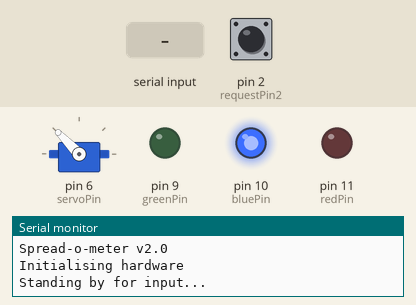
This sketch was run on a simulated Arduino Uno, built with avr-gcc and run on an emulated ATmega328P. Shown: servo, output pins drawn as LEDs (lit = HIGH), the last lines printed to the serial monitor. Inputs (shaded band) come from the test bench; at power-on: pin 2 (requestPin2) HIGH.

Above: at 3.2 s.
3.3 s: "90,45,200\n" received over Serial
At 3.7 s:
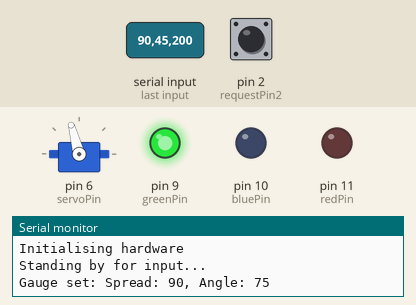
4.8 s: "30,150,10\n" received over Serial
At 6.0 s:
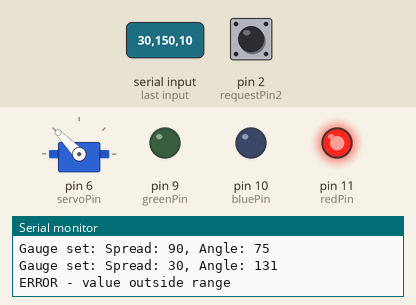
6.3 s: pin 2 (requestPin2) pulled LOW for 0.15 s
At 6.7 s:
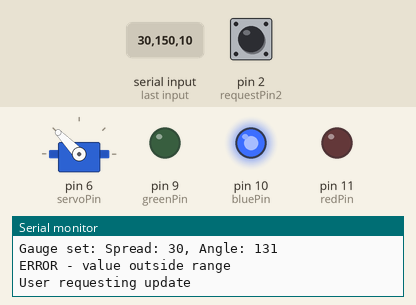
7.9 s: "1,90,45\n" received over Serial
At 8.3 s:
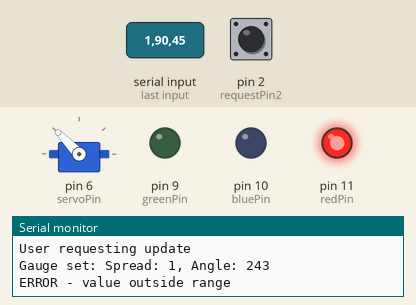
9.4 s: pin 2 (requestPin2) pulled LOW for 1 s
At 10.3 s:
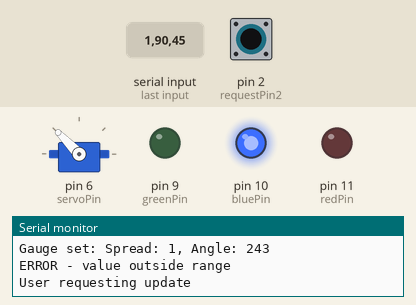
Timing chart, 0 to 12.4 s (numbered marks = the images above; inputs shaded):
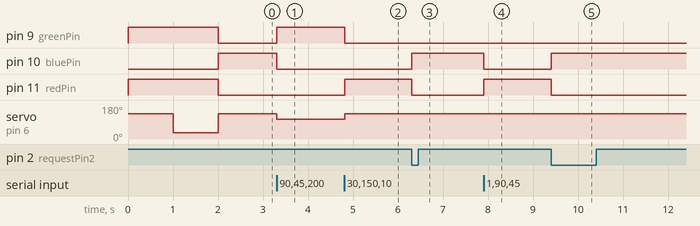

The sketch:

spreadometer_v3_1.ino
```cpp
//Spreadometer controls v3.1
//Oliver Binns 2014

//This code is inteded to be loaded onto an Arduino-based spread-o-meter control board v3 and above
//The code requries a connection to the spread-o-meter control program on a PC
//Requires capacitive sensor library v4 on compile (arduino.cc/capcitive)


//Start by defining objects and associated variables

//Define object for servo motor
#include <Servo.h>
Servo myServo;

//Define variables for needle movement
int del=50;
int newVal = 0;
int angle = 0;
int minVal = 200;
int maxVal = 300;
int minAngle = 46;
int maxAngle = 146;

//Define variables for request button threshold and request status monitoring
int capacThresh = 1000;
int req=0;

//Define pin settings
const int greenPin=9;                 //Tri-colour LED green pin
const int bluePin=10;                 //Tri-colour LED blue pin
const int redPin=11;                  //Tri-colour LED red pin
const int requestPin1=4;              //Request button pin 1
const int requestPin2=2;              //Request button pin 2
const int servoPin=6;                 //Servo motor pin

//Define object for capacitive request button and assign pins
#include <CapacitiveSensor.h>
CapacitiveSensor capSensor = CapacitiveSensor(requestPin1,requestPin2);


//Setup routine
void setup() {
  //Set-up serial communications
  Serial.begin(9600);
  Serial.print("Spread-o-meter v2.0 \n");
  Serial.print("Initialising hardware \n");

  //Set up LED pins
  pinMode(greenPin,OUTPUT);
  pinMode(redPin,OUTPUT);
  pinMode(bluePin,OUTPUT);

  //Set the initial LED colour (orange)
  digitalWrite(redPin,HIGH);
  digitalWrite(greenPin,HIGH);

  //Set the servo pin to the servo object
  myServo.attach(servoPin);

  //Check the servo by running through the range
  myServo.write(180-minAngle);
  delay(1000);
  myServo.write(180-maxAngle);
  delay(1000);
  myServo.write(180-minAngle);

  //Indicate to the spread-o-meter control that the system is ready
  Serial.print("Standing by for input... \n");

  //Set the LED to the ready state (blue)
  digitalWrite(redPin,LOW);
  digitalWrite(greenPin,LOW);
  digitalWrite(bluePin,HIGH);

}


// Main program routine, which loops until the system is powered down:
void loop() {

  //Parse any incoming serial messages from the PC
  if (Serial.available() > 0) {
    //Reset the request state to false
    req=0;

    // Read the incoming data
    // Expecting three integers separated by commas then newline: value,min,max\n
    newVal = Serial.parseInt();
    minVal = Serial.parseInt();
    maxVal = Serial.parseInt();

    //When the new line command is received, process the values
    if (Serial.read() == '\n') {
      if (newVal==-1 && minVal == -1){
        //Ping request sent by control software - send response
        Serial.print("PING-SPREADOMETER-");
        Serial.print(maxVal);
        Serial.print('\n');
      }
      else {
        //Update request

        //Calculate angle
        angle = map(newVal, minVal, maxVal, minAngle, maxAngle);

        //Send a confirmation reply to the PC with the value and angle
        Serial.print("Gauge set: ");
        Serial.print("Spread: ");
        Serial.print(newVal);
        Serial.print(", ");
        Serial.print("Angle: ");
        Serial.print(angle);
        Serial.print('\n');

        //Deal with error values (over-range)
        if(newVal < minVal || newVal > maxVal){
          //Set the servo to zero angle
          myServo.write(180-minAngle);

          //Send an error message reply to the PC
          Serial.print("ERROR - value outside range");
          Serial.print('\n');

          //Set the LED to red
          digitalWrite(redPin,HIGH);
          digitalWrite(greenPin,LOW);
          digitalWrite(bluePin,LOW);

        }
        else {
          //Set the servo
          myServo.write(180-angle);

          //Set the LED to green
          digitalWrite(redPin,LOW);
          digitalWrite(greenPin,HIGH);
          digitalWrite(bluePin,LOW);
        }
      }
    }
  }

  //Check to see if the request button has been pressed
  long sensorValue = capSensor.capacitiveSensor(30);
  if(sensorValue > capacThresh && req==0){
        //Set the sero to the minumumum angle
        myServo.write(180-minAngle);

        //Set the LED to blue
        digitalWrite(redPin,LOW);
        digitalWrite(greenPin,LOW);
        digitalWrite(bluePin,HIGH);

        //Send a request message to the PC
        Serial.print("User requesting update");
        Serial.print('\n');

        //Set the request state to true until the system responds (prevents multiple requests)
        req=1;
  }


}
```

Measured:
- after the input at 3.3 s, pin 9 (greenPin): LOW → HIGH at once; pin 10 (bluePin): HIGH → LOW at once; servo on pin 6 (servoPin): 134° → 105° at once
- after the input at 4.8 s, pin 9 (greenPin): HIGH → LOW at once; pin 11 (redPin): LOW → HIGH at once; servo on pin 6 (servoPin): 105° → 134° at once
- after the input at 6.3 s, pin 10 (bluePin): LOW → HIGH at once; pin 11 (redPin): HIGH → LOW at once
- after the input at 7.9 s, pin 10 (bluePin): HIGH → LOW at once; pin 11 (redPin): LOW → HIGH at once
- after the input at 9.4 s, pin 10 (bluePin): LOW → HIGH at once; pin 11 (redPin): HIGH → LOW at once
